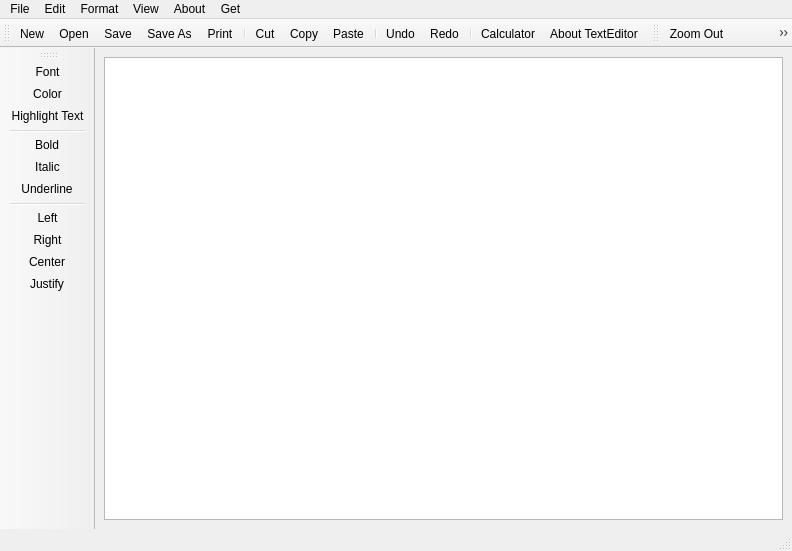
<?xml version="1.0" encoding="UTF-8"?>
<ui version="4.0">
 <class>TextEditor</class>
 <widget class="QMainWindow" name="TextEditor">
  <property name="geometry">
   <rect>
    <x>0</x>
    <y>0</y>
    <width>792</width>
    <height>551</height>
   </rect>
  </property>
  <property name="windowTitle">
   <string>Noteculator 2022.v1</string>
  </property>
  <property name="windowIcon">
   <iconset resource="../Notepad/Resource.qrc">
    <normaloff>:/rec/img/notepaddf.png</normaloff>:/rec/img/notepaddf.png</iconset>
  </property>
  <property name="windowOpacity">
   <double>1.000000000000000</double>
  </property>
  <widget class="QWidget" name="centralwidget">
   <layout class="QHBoxLayout" name="horizontalLayout">
    <item>
     <widget class="QTextEdit" name="textEdit"/>
    </item>
   </layout>
  </widget>
  <widget class="QMenuBar" name="menubar">
   <property name="geometry">
    <rect>
     <x>0</x>
     <y>0</y>
     <width>792</width>
     <height>26</height>
    </rect>
   </property>
   <widget class="QMenu" name="menuFile">
    <property name="title">
     <string>File</string>
    </property>
    <addaction name="actionNew"/>
    <addaction name="actionOpen"/>
    <addaction name="separator"/>
    <addaction name="actionSave"/>
    <addaction name="actionSave_As"/>
    <addaction name="separator"/>
    <addaction name="actionPrint"/>
   </widget>
   <widget class="QMenu" name="menuEdit">
    <property name="title">
     <string>Edit</string>
    </property>
    <addaction name="actionCut"/>
    <addaction name="actionCopy"/>
    <addaction name="actionPaste"/>
    <addaction name="separator"/>
    <addaction name="actionRedo"/>
    <addaction name="actionUndo"/>
   </widget>
   <widget class="QMenu" name="menuAbout">
    <property name="title">
     <string>About</string>
    </property>
    <addaction name="actionAbout_TextEditor"/>
   </widget>
   <widget class="QMenu" name="menuFormat">
    <property name="title">
     <string>Format</string>
    </property>
    <widget class="QMenu" name="menuBullets_Library">
     <property name="title">
      <string>Bullets Library</string>
     </property>
     <property name="icon">
      <iconset resource="../Notepad/Resource.qrc">
       <normaloff>:/rec/img/list.png</normaloff>:/rec/img/list.png</iconset>
     </property>
     <widget class="QMenu" name="menuAlphabetic">
      <property name="title">
       <string>Alphabetic</string>
      </property>
      <property name="icon">
       <iconset resource="../Notepad/Resource.qrc">
        <normaloff>:/rec/img/alphabet.png</normaloff>:/rec/img/alphabet.png</iconset>
      </property>
      <addaction name="actionUppercase"/>
      <addaction name="actionLowercase"/>
     </widget>
     <widget class="QMenu" name="menuNumeric">
      <property name="title">
       <string>Numeric</string>
      </property>
      <property name="icon">
       <iconset resource="../Notepad/Resource.qrc">
        <normaloff>:/rec/img/number_list.png</normaloff>:/rec/img/number_list.png</iconset>
      </property>
      <widget class="QMenu" name="menuRoman">
       <property name="title">
        <string>Roman</string>
       </property>
       <property name="icon">
        <iconset resource="../Notepad/Resource.qrc">
         <normaloff>:/rec/img/list-roman-style-numbers.png</normaloff>:/rec/img/list-roman-style-numbers.png</iconset>
       </property>
       <addaction name="actionUpperCase_Roman"/>
       <addaction name="actionLowerCase_Roman"/>
      </widget>
      <addaction name="menuRoman"/>
      <addaction name="actionArabic_2"/>
     </widget>
     <widget class="QMenu" name="menuBullet_Points">
      <property name="title">
       <string>Bullet Points</string>
      </property>
      <property name="icon">
       <iconset resource="../Notepad/Resource.qrc">
        <normaloff>:/rec/img/bullet_list_Black.png</normaloff>:/rec/img/bullet_list_Black.png</iconset>
      </property>
      <addaction name="actionDots"/>
      <addaction name="actionDisc"/>
      <addaction name="actionSquare"/>
     </widget>
     <addaction name="menuBullet_Points"/>
     <addaction name="menuAlphabetic"/>
     <addaction name="menuNumeric"/>
    </widget>
    <widget class="QMenu" name="menuAlign">
     <property name="title">
      <string>Align</string>
     </property>
     <property name="icon">
      <iconset resource="../Notepad/Resource.qrc">
       <normaloff>:/rec/img/center-align.png</normaloff>:/rec/img/center-align.png</iconset>
     </property>
     <addaction name="actionLeft"/>
     <addaction name="actionRight"/>
     <addaction name="actionCenter"/>
     <addaction name="actionJustify"/>
    </widget>
    <addaction name="actionFont"/>
    <addaction name="actionColor"/>
    <addaction name="actionHighlight_Text"/>
    <addaction name="separator"/>
    <addaction name="actionBold"/>
    <addaction name="actionItalic"/>
    <addaction name="actionUnderline"/>
    <addaction name="separator"/>
    <addaction name="menuBullets_Library"/>
    <addaction name="menuAlign"/>
   </widget>
   <widget class="QMenu" name="menuView">
    <property name="title">
     <string>View</string>
    </property>
    <addaction name="actionZoom_In"/>
    <addaction name="actionZoom_Out"/>
    <addaction name="actionBackground_Color"/>
   </widget>
   <widget class="QMenu" name="menuGet">
    <property name="title">
     <string>Get</string>
    </property>
    <addaction name="actionCalculator"/>
   </widget>
   <addaction name="menuFile"/>
   <addaction name="menuEdit"/>
   <addaction name="menuFormat"/>
   <addaction name="menuView"/>
   <addaction name="menuAbout"/>
   <addaction name="menuGet"/>
  </widget>
  <widget class="QStatusBar" name="statusbar"/>
  <widget class="QToolBar" name="toolBar">
   <property name="windowTitle">
    <string>toolBar</string>
   </property>
   <attribute name="toolBarArea">
    <enum>TopToolBarArea</enum>
   </attribute>
   <attribute name="toolBarBreak">
    <bool>false</bool>
   </attribute>
   <addaction name="actionNew"/>
   <addaction name="actionOpen"/>
   <addaction name="actionSave"/>
   <addaction name="actionSave_As"/>
   <addaction name="actionPrint"/>
   <addaction name="separator"/>
   <addaction name="actionCut"/>
   <addaction name="actionCopy"/>
   <addaction name="actionPaste"/>
   <addaction name="separator"/>
   <addaction name="actionUndo"/>
   <addaction name="actionRedo"/>
   <addaction name="separator"/>
   <addaction name="actionCalculator"/>
   <addaction name="actionAbout_TextEditor"/>
  </widget>
  <widget class="QToolBar" name="toolBar_2">
   <property name="windowTitle">
    <string>toolBar_2</string>
   </property>
   <attribute name="toolBarArea">
    <enum>LeftToolBarArea</enum>
   </attribute>
   <attribute name="toolBarBreak">
    <bool>false</bool>
   </attribute>
   <addaction name="actionFont"/>
   <addaction name="actionColor"/>
   <addaction name="actionHighlight_Text"/>
   <addaction name="separator"/>
   <addaction name="actionBold"/>
   <addaction name="actionItalic"/>
   <addaction name="actionUnderline"/>
   <addaction name="separator"/>
   <addaction name="actionLeft"/>
   <addaction name="actionRight"/>
   <addaction name="actionCenter"/>
   <addaction name="actionJustify"/>
  </widget>
  <widget class="QToolBar" name="toolBar_3">
   <property name="windowTitle">
    <string>toolBar_3</string>
   </property>
   <attribute name="toolBarArea">
    <enum>TopToolBarArea</enum>
   </attribute>
   <attribute name="toolBarBreak">
    <bool>false</bool>
   </attribute>
   <addaction name="actionZoom_Out"/>
   <addaction name="actionZoom_In"/>
  </widget>
  <action name="actionNew">
   <property name="icon">
    <iconset resource="../Notepad/Resource.qrc">
     <normaloff>:/rec/img/add-file (1).png</normaloff>:/rec/img/add-file (1).png</iconset>
   </property>
   <property name="text">
    <string>New</string>
   </property>
  </action>
  <action name="actionOpen">
   <property name="icon">
    <iconset resource="../Notepad/Resource.qrc">
     <normaloff>:/rec/img/open-folder.png</normaloff>:/rec/img/open-folder.png</iconset>
   </property>
   <property name="text">
    <string>Open</string>
   </property>
  </action>
  <action name="actionSave">
   <property name="icon">
    <iconset resource="../Notepad/Resource.qrc">
     <normaloff>:/rec/img/floppy-disk.png</normaloff>:/rec/img/floppy-disk.png</iconset>
   </property>
   <property name="text">
    <string>Save</string>
   </property>
  </action>
  <action name="actionSave_As">
   <property name="icon">
    <iconset resource="../Notepad/Resource.qrc">
     <normaloff>:/rec/img/save-file.png</normaloff>:/rec/img/save-file.png</iconset>
   </property>
   <property name="text">
    <string>Save As</string>
   </property>
  </action>
  <action name="actionCut">
   <property name="icon">
    <iconset resource="../Notepad/Resource.qrc">
     <normaloff>:/rec/img/cut-sciss.png</normaloff>:/rec/img/cut-sciss.png</iconset>
   </property>
   <property name="text">
    <string>Cut</string>
   </property>
  </action>
  <action name="actionCopy">
   <property name="icon">
    <iconset resource="../Notepad/Resource.qrc">
     <normaloff>:/rec/img/copy.png</normaloff>:/rec/img/copy.png</iconset>
   </property>
   <property name="text">
    <string>Copy</string>
   </property>
  </action>
  <action name="actionPaste">
   <property name="icon">
    <iconset resource="../Notepad/Resource.qrc">
     <normaloff>:/rec/img/paste (1).png</normaloff>:/rec/img/paste (1).png</iconset>
   </property>
   <property name="text">
    <string>Paste</string>
   </property>
  </action>
  <action name="actionRedo">
   <property name="icon">
    <iconset resource="../Notepad/Resource.qrc">
     <normaloff>:/rec/img/redo.png</normaloff>:/rec/img/redo.png</iconset>
   </property>
   <property name="text">
    <string>Redo</string>
   </property>
  </action>
  <action name="actionUndo">
   <property name="icon">
    <iconset resource="../Notepad/Resource.qrc">
     <normaloff>:/rec/img/undo.png</normaloff>:/rec/img/undo.png</iconset>
   </property>
   <property name="text">
    <string>Undo</string>
   </property>
  </action>
  <action name="actionAbout_TextEditor">
   <property name="icon">
    <iconset resource="../Notepad/Resource.qrc">
     <normaloff>:/rec/img/information.png</normaloff>:/rec/img/information.png</iconset>
   </property>
   <property name="text">
    <string>About TextEditor</string>
   </property>
  </action>
  <action name="actionFont">
   <property name="icon">
    <iconset resource="../Notepad/Resource.qrc">
     <normaloff>:/rec/img/font.png</normaloff>:/rec/img/font.png</iconset>
   </property>
   <property name="text">
    <string>Font</string>
   </property>
  </action>
  <action name="actionColor">
   <property name="icon">
    <iconset resource="../Notepad/Resource.qrc">
     <normaloff>:/rec/img/text.png</normaloff>:/rec/img/text.png</iconset>
   </property>
   <property name="text">
    <string>Color</string>
   </property>
  </action>
  <action name="actionBold">
   <property name="icon">
    <iconset resource="../Notepad/Resource.qrc">
     <normaloff>:/rec/img/bold-button.png</normaloff>:/rec/img/bold-button.png</iconset>
   </property>
   <property name="text">
    <string>Bold</string>
   </property>
  </action>
  <action name="actionItalic">
   <property name="icon">
    <iconset resource="../Notepad/Resource.qrc">
     <normaloff>:/rec/img/italic.png</normaloff>:/rec/img/italic.png</iconset>
   </property>
   <property name="text">
    <string>Italic</string>
   </property>
  </action>
  <action name="actionUnderline">
   <property name="icon">
    <iconset resource="../Notepad/Resource.qrc">
     <normaloff>:/rec/img/underline.png</normaloff>:/rec/img/underline.png</iconset>
   </property>
   <property name="text">
    <string>Underline</string>
   </property>
  </action>
  <action name="actionZoom_In">
   <property name="icon">
    <iconset resource="../Notepad/Resource.qrc">
     <normaloff>:/rec/img/zoom-in (1).png</normaloff>:/rec/img/zoom-in (1).png</iconset>
   </property>
   <property name="text">
    <string>Zoom In</string>
   </property>
  </action>
  <action name="actionZoom_Out">
   <property name="icon">
    <iconset resource="../Notepad/Resource.qrc">
     <normaloff>:/rec/img/zoom-out.png</normaloff>:/rec/img/zoom-out.png</iconset>
   </property>
   <property name="text">
    <string>Zoom Out</string>
   </property>
  </action>
  <action name="actionHighlight_Text">
   <property name="icon">
    <iconset resource="../Notepad/Resource.qrc">
     <normaloff>:/rec/img/highlighter.png</normaloff>:/rec/img/highlighter.png</iconset>
   </property>
   <property name="text">
    <string>Highlight Text</string>
   </property>
  </action>
  <action name="actionDots">
   <property name="icon">
    <iconset resource="../Notepad/Resource.qrc">
     <normaloff>:/rec/img/circle.png</normaloff>:/rec/img/circle.png</iconset>
   </property>
   <property name="text">
    <string>Dots</string>
   </property>
  </action>
  <action name="actionDisc">
   <property name="icon">
    <iconset resource="../Notepad/Resource.qrc">
     <normaloff>:/rec/img/disc.png</normaloff>:/rec/img/disc.png</iconset>
   </property>
   <property name="text">
    <string>Disc</string>
   </property>
  </action>
  <action name="actionSquare">
   <property name="icon">
    <iconset resource="../Notepad/Resource.qrc">
     <normaloff>:/rec/img/square.png</normaloff>:/rec/img/square.png</iconset>
   </property>
   <property name="text">
    <string>Square</string>
   </property>
  </action>
  <action name="actionUppercase">
   <property name="icon">
    <iconset resource="../Notepad/Resource.qrc">
     <normaloff>:/rec/img/capital-a.png</normaloff>:/rec/img/capital-a.png</iconset>
   </property>
   <property name="text">
    <string>Uppercase</string>
   </property>
  </action>
  <action name="actionLowercase">
   <property name="icon">
    <iconset resource="../Notepad/Resource.qrc">
     <normaloff>:/rec/img/letter-a.png</normaloff>:/rec/img/letter-a.png</iconset>
   </property>
   <property name="text">
    <string>Lowercase</string>
   </property>
  </action>
  <action name="actionUpperCase_Roman">
   <property name="icon">
    <iconset resource="../Notepad/Resource.qrc">
     <normaloff>:/rec/img/I.png</normaloff>:/rec/img/I.png</iconset>
   </property>
   <property name="text">
    <string>UpperCase Roman</string>
   </property>
  </action>
  <action name="actionLowerCase_Roman">
   <property name="icon">
    <iconset resource="../Notepad/Resource.qrc">
     <normaloff>:/rec/img/i (1).png</normaloff>:/rec/img/i (1).png</iconset>
   </property>
   <property name="text">
    <string>LowerCase Roman</string>
   </property>
  </action>
  <action name="actionArabic_2">
   <property name="icon">
    <iconset resource="../Notepad/Resource.qrc">
     <normaloff>:/rec/img/number_list.png</normaloff>:/rec/img/number_list.png</iconset>
   </property>
   <property name="text">
    <string>Arabic</string>
   </property>
  </action>
  <action name="actionBackground_Color">
   <property name="icon">
    <iconset resource="../Notepad/Resource.qrc">
     <normaloff>:/rec/img/square.png</normaloff>:/rec/img/square.png</iconset>
   </property>
   <property name="text">
    <string>Black Text Editor</string>
   </property>
  </action>
  <action name="actionPrint">
   <property name="icon">
    <iconset resource="../Notepad/Resource.qrc">
     <normaloff>:/rec/img/printer.png</normaloff>:/rec/img/printer.png</iconset>
   </property>
   <property name="text">
    <string>Print</string>
   </property>
  </action>
  <action name="actionLeft">
   <property name="icon">
    <iconset resource="../Notepad/Resource.qrc">
     <normaloff>:/rec/img/left-align.png</normaloff>:/rec/img/left-align.png</iconset>
   </property>
   <property name="text">
    <string>Left</string>
   </property>
  </action>
  <action name="actionRight">
   <property name="icon">
    <iconset resource="../Notepad/Resource.qrc">
     <normaloff>:/rec/img/right-align.png</normaloff>:/rec/img/right-align.png</iconset>
   </property>
   <property name="text">
    <string>Right</string>
   </property>
  </action>
  <action name="actionCenter">
   <property name="icon">
    <iconset resource="../Notepad/Resource.qrc">
     <normaloff>:/rec/img/center-align.png</normaloff>:/rec/img/center-align.png</iconset>
   </property>
   <property name="text">
    <string>Center</string>
   </property>
  </action>
  <action name="actionJustify">
   <property name="icon">
    <iconset resource="../Notepad/Resource.qrc">
     <normaloff>:/rec/img/justification.png</normaloff>:/rec/img/justification.png</iconset>
   </property>
   <property name="text">
    <string>Justify</string>
   </property>
  </action>
  <action name="actionCalculator">
   <property name="icon">
    <iconset>
     <normaloff>:/rec/img/calculator.png</normaloff>:/rec/img/calculator.png</iconset>
   </property>
   <property name="text">
    <string>Calculator</string>
   </property>
  </action>
 </widget>
 <resources/>
 <connections/>
</ui>
